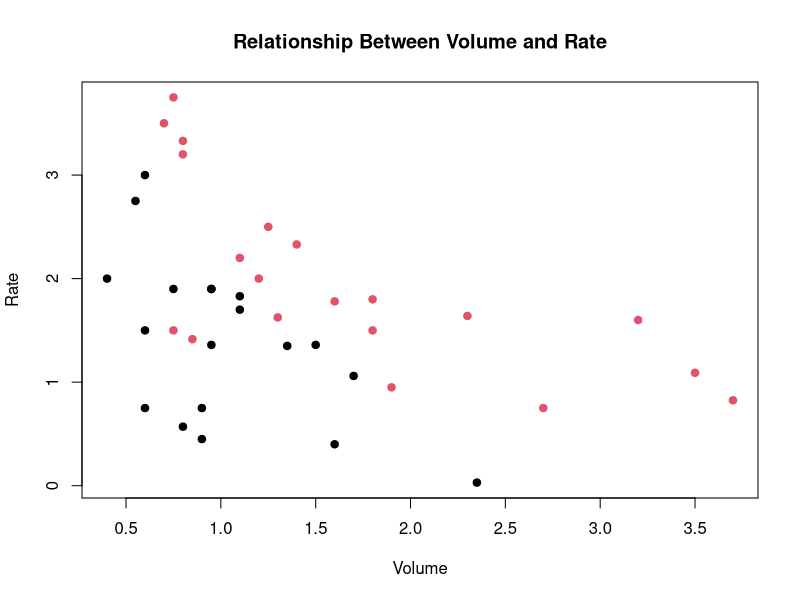
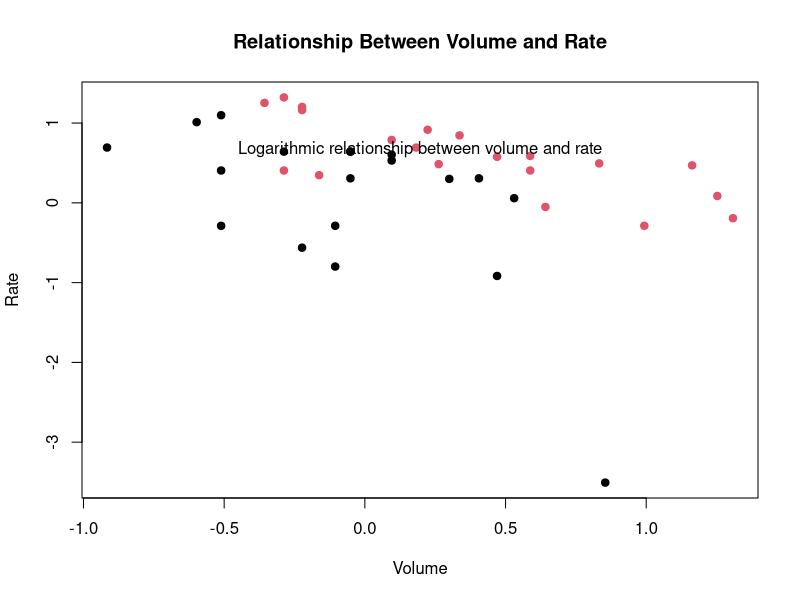

Generate these figures, in order, with R:
# Linear Discriminant Analysis

# Linear Discriminant Analysis (LDA) is an approach used in supervised machine learning to solve multi-class classification problems. LDA separates multiple classes with multiple features through data dimensionality reduction.

  # LDA works by identifying a linear combination of features that separates or characterizes two or more classes of objects or events. LDA does this by projecting data with two or more dimensions into one dimension so that it can be more easily classified.

# Assumptions 

  # LDA approaches the problem by assuming that the conditional probability density functions p(x|y = 0) and p(x|y = 1) are both the normal distribution with mean and covariance parameters (mu_{0}, Sigma_{0}) and (mu_{1}, Sigma_{1}), respectively. 

  # Covariance matrices of the different classes are equal.

# Given the 'vaso' database perform a Linear Discriminant Analysis (LDA) and analyze the relationship between the volume and rate variables.

library(MASS)
library(caret)
library(ggplot2)
library(robustbase)

head(vaso)

plot(vaso$Volume, vaso$Rate, pch = 19, col = factor(vaso$Y), main = "Relationship Between Volume and Rate", xlab = "Volume", ylab = "Rate")

help("lda")
lda <- lda(Y ~ ., data = vaso)  
scores <- predict(lda, vaso)

# Coefficients of the discriminant functions are useful for describing group differences and identifying variables that distinguish between groups. They represent the contribution of each variable to the classification of the groups in the space of the discriminant functions.

print(lda$scaling) # coefficients of the discriminant functions

# Repeat the process by applying log in both variables.

plot(log(vaso$Volume), log(vaso$Rate), pch = 19, col = factor(vaso$Y), main = "Relationship Between Volume and Rate", xlab = "Volume", ylab = "Rate")
title(sub = "Logarithmic relationship between volume and rate", line = -18.0)

lda_log <- lda(Y ~ log(Volume)+log(Rate), data=vaso)
scores_log <- predict(lda_log, vaso)

print(lda_log$scaling) # coefficients of the discriminant functions
